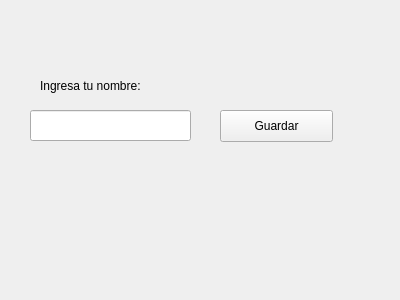
<?xml version="1.0" encoding="UTF-8"?>
<ui version="4.0">
 <class>Form</class>
 <widget class="QWidget" name="Form">
  <property name="geometry">
   <rect>
    <x>0</x>
    <y>0</y>
    <width>400</width>
    <height>300</height>
   </rect>
  </property>
  <property name="windowTitle">
   <string>Form</string>
  </property>
  <widget class="QPushButton" name="guardar">
   <property name="geometry">
    <rect>
     <x>220</x>
     <y>110</y>
     <width>113</width>
     <height>32</height>
    </rect>
   </property>
   <property name="text">
    <string>Guardar</string>
   </property>
  </widget>
  <widget class="QLineEdit" name="rellena">
   <property name="geometry">
    <rect>
     <x>30</x>
     <y>110</y>
     <width>161</width>
     <height>31</height>
    </rect>
   </property>
  </widget>
  <widget class="QLabel" name="label">
   <property name="geometry">
    <rect>
     <x>40</x>
     <y>70</y>
     <width>131</width>
     <height>31</height>
    </rect>
   </property>
   <property name="text">
    <string>Ingresa tu nombre:</string>
   </property>
  </widget>
  <widget class="QLabel" name="label_2">
   <property name="geometry">
    <rect>
     <x>100</x>
     <y>20</y>
     <width>60</width>
     <height>16</height>
    </rect>
   </property>
   <property name="text">
    <string/>
   </property>
  </widget>
 </widget>
 <resources/>
 <connections/>
</ui>
